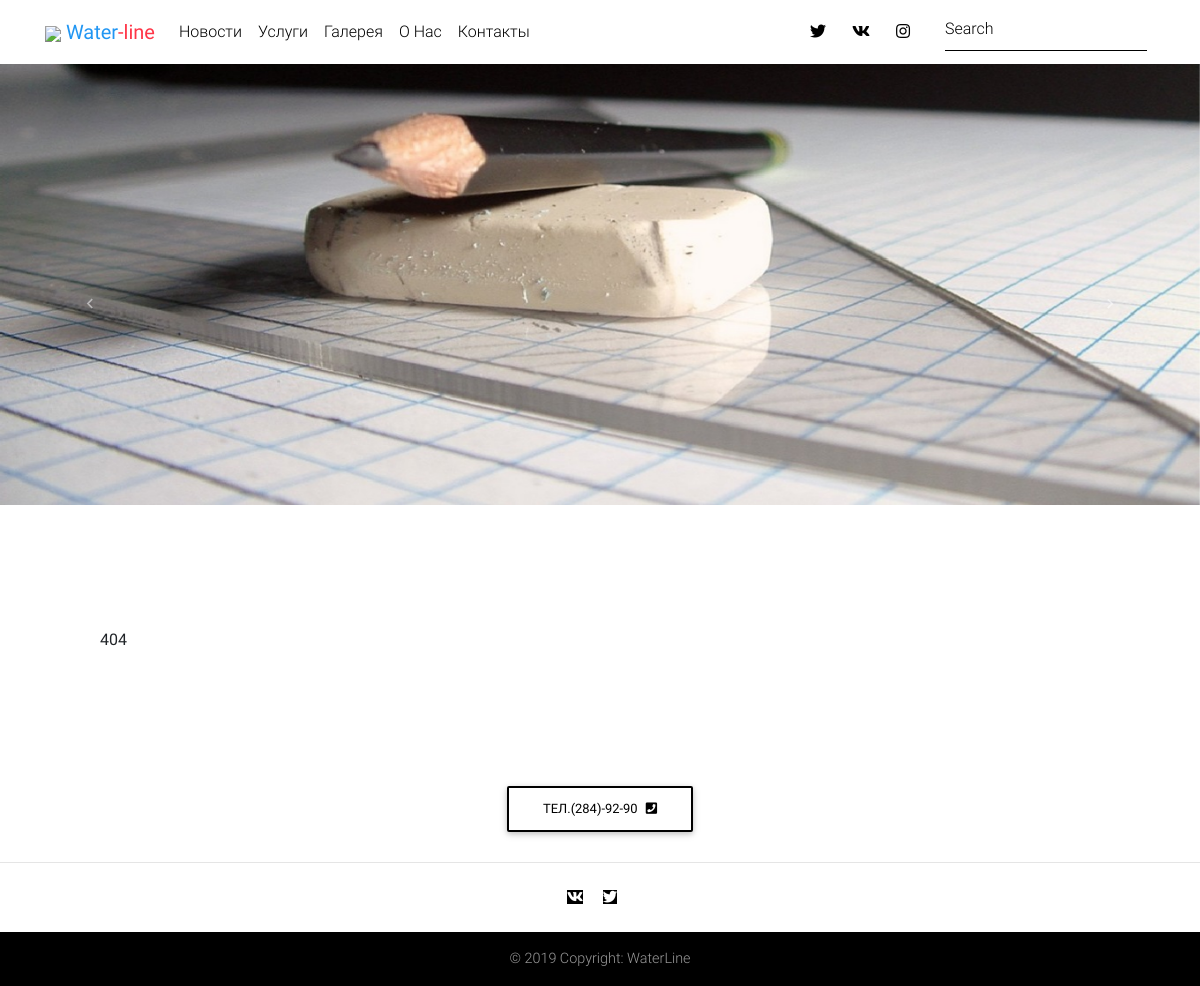
The app's page /contact/, older data.
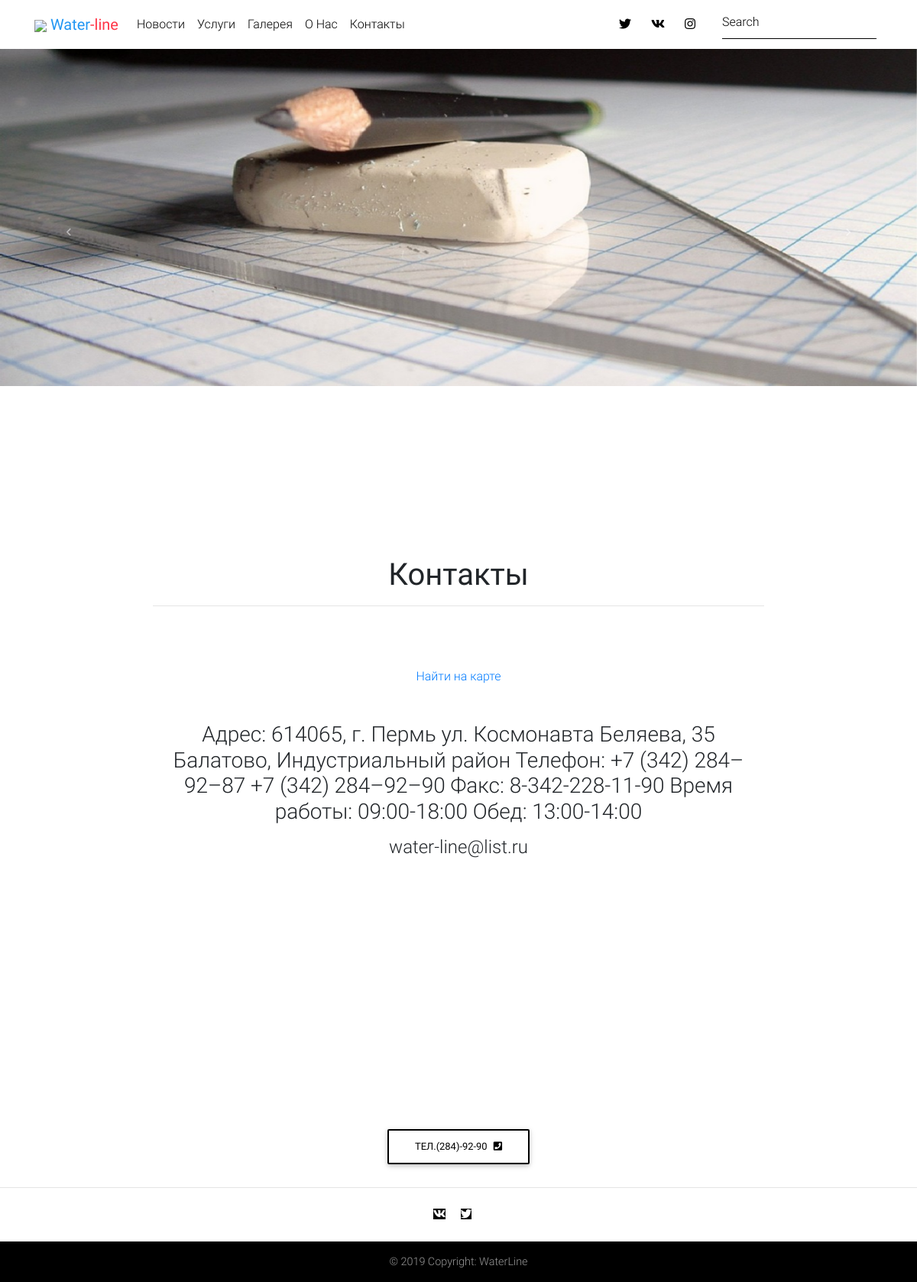
The same page, newer data.
### contacts/models.py (models this page shows, shortened)
class contact_page(models.Model):
	title = models.CharField(max_length=128, db_index=True, verbose_name="Заголовок")
	image = models.ImageField(upload_to='contacts_image/%Y/%m/%d/', blank=True, verbose_name="Изображение контакты")
	body = models.TextField(max_length=256, verbose_name="Содержание")
	email = models.CharField(max_length=128, db_index=True, verbose_name="mail")
	date_contact = models.DateTimeField(auto_now_add=True, verbose_name="Дата публикации")
	class Meta:
	 	ordering = ['-date_contact',]
	 	verbose_name = 'Контакт'
	 	verbose_name_plural = 'Контакты'

### contacts/views.py (the view)
# urls.py: path('', views.contacts_post, name='contact'),
def contacts_post(request):
	post = contact_page.objects.filter()
	paginator = Paginator(post, 10)
	page = request.GET.get('page')
	postp = paginator.get_page(page)
	return render(request,'contacts/detail1.html', {'post':postp})

### templates/contacts/detail1.html (shortened to what this page needs)
{% extends "index1.html" %}
{% block content %}
{% if not post %}
<b>404</b>
{% else %}
 <section class="news mb-6 text-center">
       <h1><strong>Контакты</strong><hr></h1>
       <br>
{% for post_news in post %}
       <div class="text-center m-2">
         <a href="https://2gis.ru/perm/firm/2252328094779683" class="nav-link  waves-effect">
                  <p>Найти на карте</p>
        </a>
              <br>
              <h3 class="m-3">{{ post_news.body }}</h3>
              <h4 class="m-3">{{ post_news.email }}</h4>
              <br><br><br>
      </div>
{% endfor %}
{% endif %}
        <br>
  </section>
{% endblock %}

Row changes from the older to the newer data that the page shows:
added contact_page: body "Адрес: 614065, г. Пермь ул. Космонавта Беляева, 35 Балатово, Индустриальный район Телефон: +7 (342) 284–92–87 +7 (342) 284–92–90 Факс: 8-342-228-11-90 Время работы: 09:00-18:00 Обед: 13:00-14:00", email "water-line@list.ru"
Text that changed along with them:
text no longer shown: "404"
text now shown: "Контакты"
